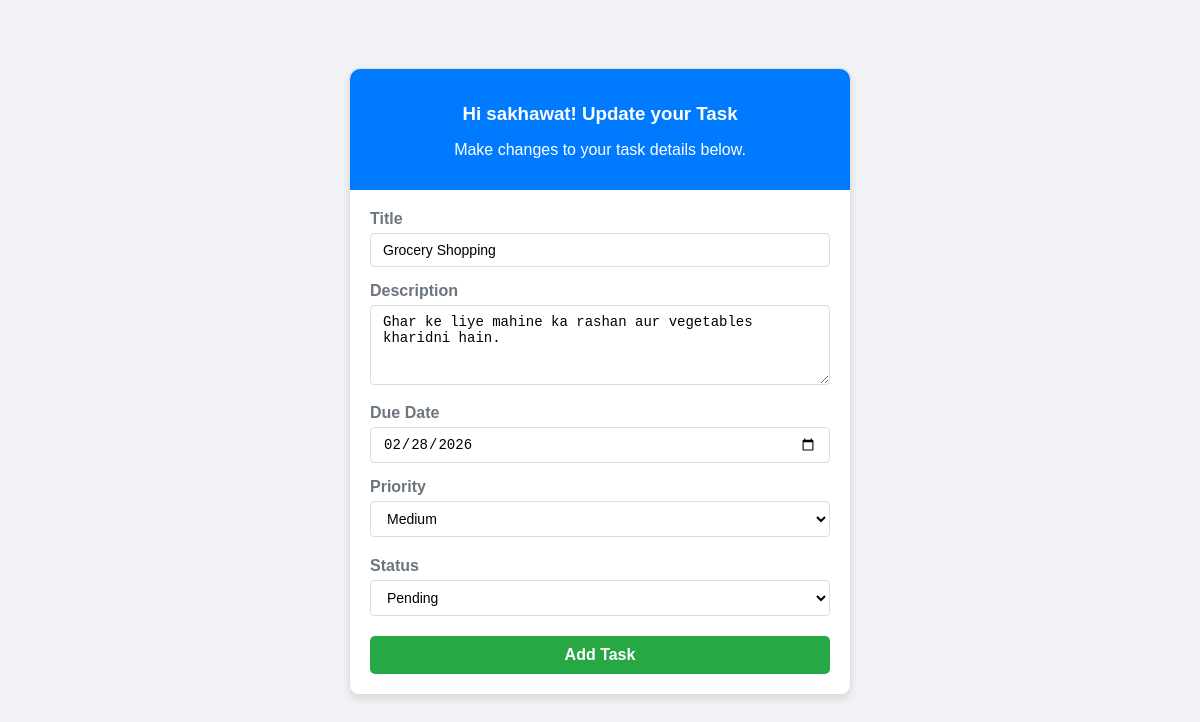
Page /edit_task/21/ (signed in) on the committed database.
### todo_app/models.py (models this page shows, shortened)
class Task (models.Model):
    user = models.ForeignKey(User, on_delete=models.CASCADE)
    title = models.CharField(max_length=255)
    description = models.TextField()
    due_date = models.DateField()
    status = models.CharField(
        max_length=20,
        choices=[('Pending','Pending'), ('Complete','Complete'), ('In Progress','In Progress')],
        default='Pending'
    )
    priority = models.CharField(
        max_length=10,
        choices=[('Low','Low'), ('Medium','Medium'), ('High','High')],
        default='Low'
    )
    completed = models.BooleanField(default=False)
    create_at = models.DateTimeField(auto_now_add=True)

### todo_app/views.py (the view, shortened to what this page needs)
# urls.py: path('edit_task/<int:id>/', views.edit_task, name='edit_task'),
@login_required
def edit_task(request,id):
    task_to_edit = Task.objects.get(id=id, user=request.user)
    return render (request, 'todo_app/edit_task.html', context={'user' : request.user, 'task' : task_to_edit})

### todo_app/templates/todo_app/edit_task.html (shortened to what this page needs)
{% load static %}
<!DOCTYPE html>
<html lang="en">
<head>
    <link rel="stylesheet" href="{% static 'todo_app/css/edit_task.css' %}">
</head>
<body>
    <div class="container d-flex justify-content-center mt-5">
        <div class="card shadow-lg" style="width: 500px; border-radius: 10px;">
            <div class="card-header bg-primary text-white text-center py-3" style="border-radius: 10px 10px 0 0;">
                <h3 class="mb-0">Hi {{ request.user.username }}! Update your Task</h3>
                <p class="text-muted text-center">Make changes to your task details below.</p>
            </div>
            <div class="card-body p-4">
                <form action="" method="POST">
                    <div class="mb-3">
                        <label class="form-label text-secondary fw-bold">Title</label>
                        <input type="text" name="title" value="{{ task.title}}" class="form-control custom-input" placeholder="Title">
                    </div>
                    <div class="mb-3">
                        <label class="form-label text-secondary fw-bold">Description</label>
                        <textarea class="form-control custom-input" name="description" rows="3" placeholder="Description">{{ task.description }}</textarea>
                    </div>
                    <div class="mb-3">
                        <label class="form-label text-secondary fw-bold">Due Date</label>
                        <input type="date" name="due_date" value="{{ task.due_date|date:'Y-m-d' }}" class="form-control custom-input">
                    </div>
                    <div class="mb-4">
                        <label class="form-label text-secondary fw-bold">Priority</label>
                        <select class="form-select custom-input" name="priority">
                            <option value="medium" {% if task.priority|lower == 'medium' %}selected{% endif %}>Medium</option>
                        </select>
                    </div>
                    <div class="mb-4">
                        <label class="form-label text-secondary fw-bold">Status</label>
                        <select class="form-select custom-input" name="status">
                            <option value="Pending" {% if task.status|lower == 'pending' %}selected{% endif %}>Pending</option>
                        </select>
                    </div>
                    <button type="submit" class="btn btn-success w-100 py-2 fw-bold" style="border-radius: 5px;">
                        Add Task
                    </button>
                </form>
            </div>
        </div>
    </div>
</body>
</html>

### todo_app/static/todo_app/css/edit_task.css (style rules this page uses)
body { background-color: #f0f2f5; font-family: Arial, sans-serif; margin: 0; padding: 20px; }
.container { max-width: 100%; padding: 0 15px; }
.d-flex { display: flex; }
.justify-content-center { justify-content: center; }
.mt-5 { margin-top: 3rem; }
.card { background: white; border: 1px solid #ddd; border-radius: 8px; width: 500px; }
.shadow-lg { box-shadow: 0 4px 8px rgba(0,0,0,0.1); }
.card-header { background-color: #007bff; color: white; text-align: center; padding: 15px; border-radius: 8px 8px 0 0; }
.bg-primary { background-color: #007bff; }
.text-white { color: white; }
.text-center { text-align: center; }
.mb-0 { margin-bottom: 0; }
.card-body { padding: 20px; }
.form-label { display: block; margin-bottom: 5px; color: #666; font-weight: bold; }
.text-secondary { color: #6c757d; }
.fw-bold { font-weight: bold; }
.form-control, .custom-input { width: 100%; padding: 8px 12px; border: 1px solid #ddd; border-radius: 4px; box-sizing: border-box; font-size: 14px; }
textarea.form-control { resize: vertical; min-height: 80px; }
.form-select { width: 100%; padding: 8px 12px; border: 1px solid #ddd; border-radius: 4px; font-size: 14px; background-color: white; }
.btn { display: inline-block; padding: 10px 20px; border: none; border-radius: 4px; cursor: pointer; font-size: 16px; font-weight: bold; }
.btn-success { background-color: #28a745; color: white; }
.w-100 { width: 100%; }
.mb-3 { margin-bottom: 15px; }
.mb-4 { margin-bottom: 20px; }
.py-2 { padding-top: 10px; padding-bottom: 10px; }
.py-3 { padding-top: 15px; padding-bottom: 15px; }
.p-4 { padding: 20px; }
::placeholder { color: #999; }

### rows in the picture
Task: title "Grocery Shopping", description "Ghar ke liye mahine ka rashan aur vegetables kharidni hain.", due_date "02/28/2026", priority "Medium", status "Pending"

### other values in the picture
{{ request.user.username }} "sakhawat"
